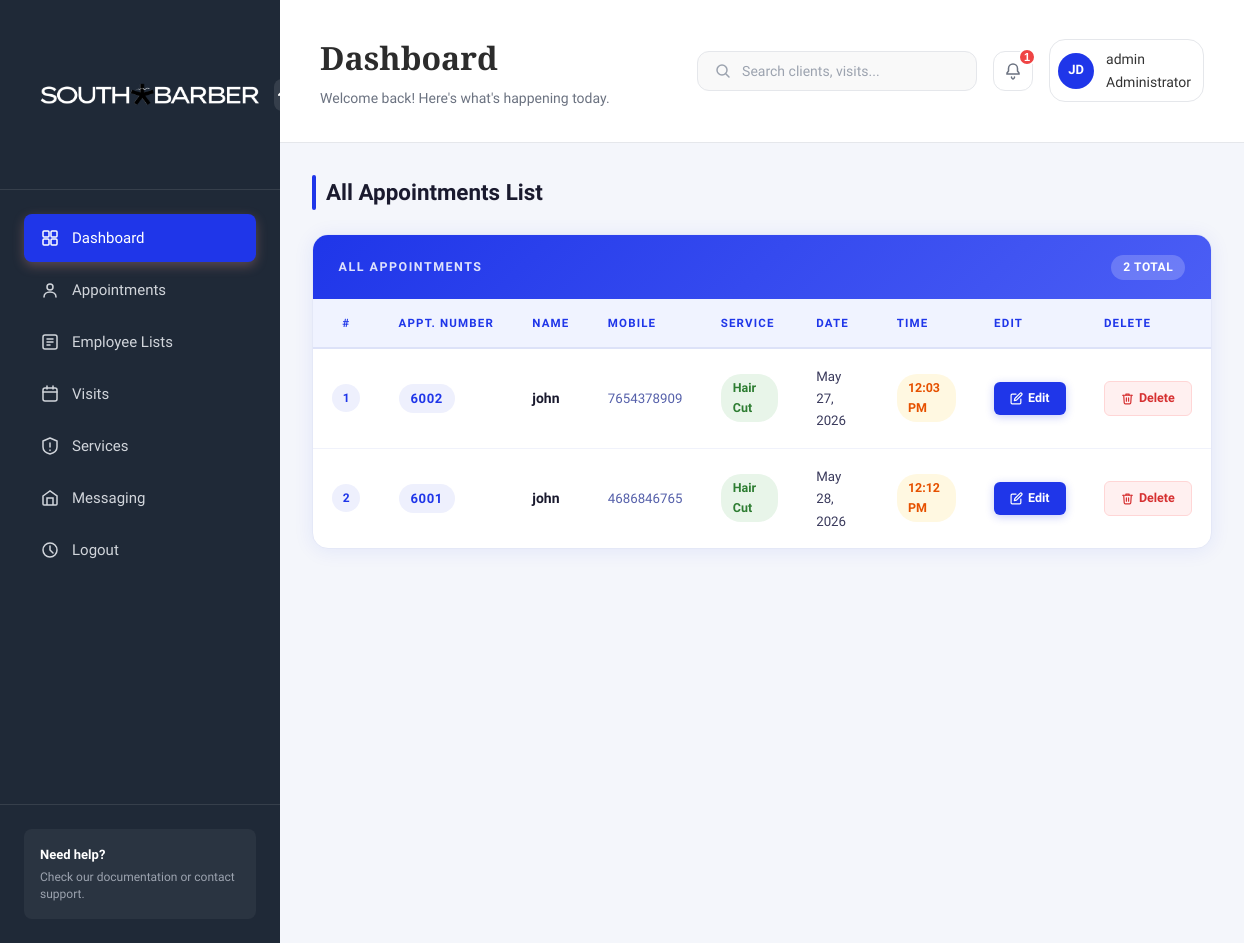
The app's page /adminsection/allappointment/ (signed in), older data.
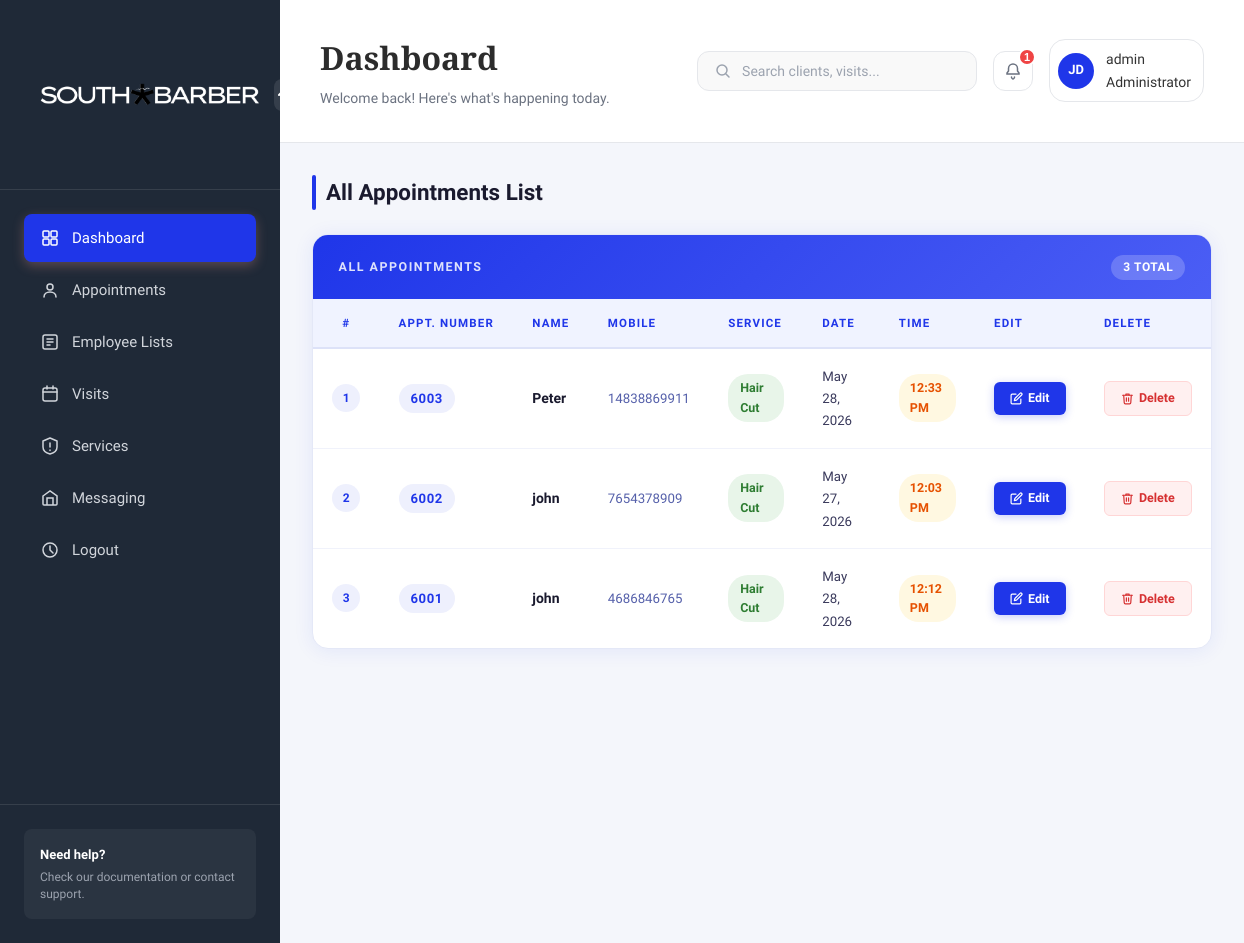
The same page, newer data.
### parlour/models.py (models this page shows, shortened)
class Appointment(models.Model):
    Name = models.CharField(max_length=50)
    Email = models.EmailField()
    PhoneNumber = models.CharField(max_length=11)
    Service = models.ForeignKey(Service, on_delete=models.CASCADE)
    Note = models.TextField()
    AppointmentDate = models.DateField()
    AppointmentTime = models.TimeField()
    ApplyDate = models.DateTimeField(auto_now_add=True)
    RemarkDate = models.DateTimeField(auto_now=True)
    AppointmentNumber = models.IntegerField(null=True, blank=True)
    REMARK_CHOICES = (
        ('1', 'Accepted'),
        ('0', 'Rejected'),
    )
    Remark = models.CharField(max_length=1, choices=REMARK_CHOICES)

### adminsection/models.py (models this page shows)
class Service(models.Model):
    ServiceName = models.CharField(max_length=25)
    Cost = models.PositiveIntegerField()
    TimeStamp = models.DateTimeField(auto_now_add=True)
    def __str__(self):
        return self.ServiceName

### adminsection/views.py (the view)
# urls.py: path('allappointment/', views.allappointment, name='allappointment'),
@staff_member_required
def allappointment(request):
    Appointments = Appointment.objects.order_by('-ApplyDate')
    context = {
        'Appointments': Appointments
    }
    return render(request, 'adminsection/appointments.html', context)

### templates/adminsection/appointments.html (shortened to what this page needs)
{% extends 'adminsection/base.html' %}
{% load static %}
{% block content %}
<div class="appt-wrapper">
  <div class="appt-header">
    <h3>All Appointments List</h3>
  </div>
  <div class="appt-card">
    <div class="appt-card-top">
      <span>All Appointments</span>
      <span class="count-badge">{{ Appointments|length }} total</span>
    </div>
    <table class="appt-table">
      <thead>
        <tr>
          <th>#</th>
          <th>Appt. Number</th>
          <th>Name</th>
          <th>Mobile</th>
          <th>Service</th>
          <th>Date</th>
          <th>Time</th>
          <th>Edit</th>
          <th>Delete</th>
        </tr>
      </thead>
      <tbody>
        {% for list in Appointments %}
        <tr>
          <td><span class="row-num">{{ forloop.counter }}</span></td>
          <td><span class="appt-number">{{ list.AppointmentNumber }}</span></td>
          <td><span class="client-name">{{ list.Name }}</span></td>
          <td><span class="phone-num">{{ list.PhoneNumber }}</span></td>
          <td><span class="service-badge">{{ list.Service }}</span></td>
          <td><span class="appt-date">{{ list.AppointmentDate }}</span></td>
          <td><span class="appt-time">{{ list.AppointmentTime|date:"H:i A" }}</span></td>
          <td>
            <a href="{% url 'viewappointment' list.id %}" class="btn-edit">
              <svg viewBox="0 0 24 24"><path d="M11 4H4a2 2 0 0 0-2 2v14a2 2 0 0 0 2 2h14a2 2 0 0 0 2-2v-7"/><path d="M18.5 2.5a2.121 2.121 0 0 1 3 3L12 15l-4 1 1-4 9.5-9.5z"/></svg>
              Edit
            </a>
          </td>
          <td>
            <a href="{% url 'deleteappointment' list.id %}" class="btn-delete"
               onclick="return confirm('Are you sure you want to delete this appointment?');">
              <svg viewBox="0 0 24 24"><polyline points="3 6 5 6 21 6"/><path d="M19 6l-1 14a2 2 0 0 1-2 2H8a2 2 0 0 1-2-2L5 6"/><path d="M10 11v6"/><path d="M14 11v6"/><path d="M9 6V4h6v2"/></svg>
              Delete
            </a>
          </td>
        </tr>
        {% empty %}
        <tr>
          <td colspan="9" class="empty-state">No appointments found.</td>
        </tr>
        {% endfor %}
      </tbody>
    </table>
  </div>
</div>
{% endblock %}

Row changes from the older to the newer data that the page shows:
added Appointment: AppointmentNumber "6003", Name "Peter", PhoneNumber "14838869911", Service "Hair Cut", AppointmentDate "May 28, 2026", AppointmentTime "12:33 PM"
Text that changed along with them:
{{ Appointments|length }}: "2" → "3"
